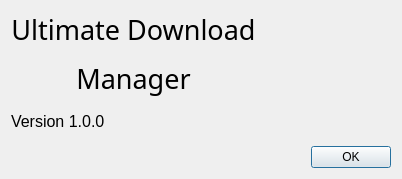
<?xml version="1.0" encoding="UTF-8"?>
<ui version="4.0">
 <class>AboutDialog</class>
 <widget class="QDialog" name="AboutDialog">
  <property name="geometry">
   <rect>
    <x>0</x>
    <y>0</y>
    <width>402</width>
    <height>179</height>
   </rect>
  </property>
  <property name="windowTitle">
   <string>Dialog</string>
  </property>
  <layout class="QGridLayout" name="gridLayout">
   <item row="1" column="0">
    <widget class="QLabel" name="label_3">
     <property name="font">
      <font>
       <pointsize>12</pointsize>
      </font>
     </property>
     <property name="text">
      <string>Version 1.0.0</string>
     </property>
    </widget>
   </item>
   <item row="0" column="0">
    <widget class="QLabel" name="label">
     <property name="font">
      <font>
       <family>Helvetica Neue LT Pro</family>
       <pointsize>20</pointsize>
      </font>
     </property>
     <property name="text">
      <string>&lt;html&gt;&lt;head/&gt;&lt;body&gt;&lt;p align=&quot;center&quot;&gt;Ultimate Download&lt;/p&gt;&lt;p align=&quot;center&quot;&gt;Manager&lt;/p&gt;&lt;/body&gt;&lt;/html&gt;</string>
     </property>
    </widget>
   </item>
   <item row="0" column="1" rowspan="2">
    <widget class="QLabel" name="label_2">
     <property name="text">
      <string/>
     </property>
     <property name="pixmap">
      <pixmap>Images/UDM.ico</pixmap>
     </property>
     <property name="alignment">
      <set>Qt::AlignCenter</set>
     </property>
    </widget>
   </item>
   <item row="2" column="0" colspan="2">
    <widget class="QDialogButtonBox" name="buttonBox">
     <property name="orientation">
      <enum>Qt::Horizontal</enum>
     </property>
     <property name="standardButtons">
      <set>QDialogButtonBox::Ok</set>
     </property>
    </widget>
   </item>
  </layout>
 </widget>
 <resources/>
 <connections>
  <connection>
   <sender>buttonBox</sender>
   <signal>accepted()</signal>
   <receiver>AboutDialog</receiver>
   <slot>accept()</slot>
   <hints>
    <hint type="sourcelabel">
     <x>248</x>
     <y>254</y>
    </hint>
    <hint type="destinationlabel">
     <x>157</x>
     <y>274</y>
    </hint>
   </hints>
  </connection>
  <connection>
   <sender>buttonBox</sender>
   <signal>rejected()</signal>
   <receiver>AboutDialog</receiver>
   <slot>reject()</slot>
   <hints>
    <hint type="sourcelabel">
     <x>316</x>
     <y>260</y>
    </hint>
    <hint type="destinationlabel">
     <x>286</x>
     <y>274</y>
    </hint>
   </hints>
  </connection>
 </connections>
</ui>
